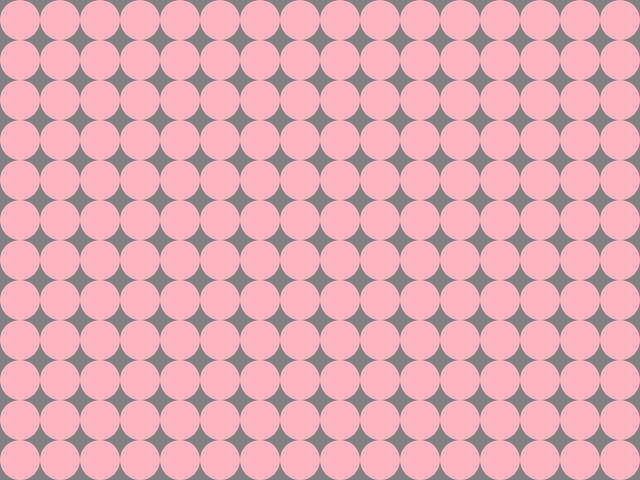
Frame 1 (no input)
Frame 60 (no input): identical to frame 1, image omitted
Frame 120 (the mouse pressed at the canvas centre since frame 60): identical to frame 1, image omitted

The p5.js sketch that drew this single still picture (run headless with seeded random() and noise() and a simulated clock; from frame 60 on, the mouse is pressed at the canvas centre):

// p5.js sketch
// ── sketch.js
let tileNumX = 16;
let tileNumY = 12;

function setup() {
  createCanvas(640, 480);
}

function draw() {
  background('gray');
  noStroke();
  fill('lightpink');
  // for (let column = 0; column < width; column += 40) {
  //   for (let row = 0; row < height; row += 40) {
  //     let x = 20 + column;
  //     let y = 20 + row;
  //     let diameter = 30;
  //     circle(x, y, diameter);
  //   }
  // }
  for (let row = 0; row < tileNumY; row++) {
    for (let column = 0; column < tileNumX; column++) {
      let tileW = width / tileNumX;
      let tileH = height / tileNumY;
      let x = tileW * 0.5 + column * tileW;
      let y = tileH * 0.5 + row * tileH;
      ellipse(x, y, tileW, tileH);
    }
  }
}
